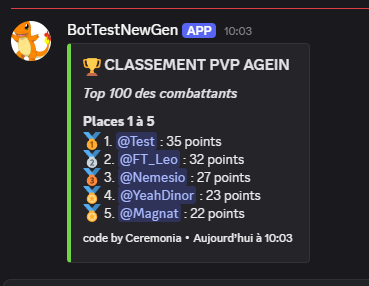
#> input picture LadderPost.png, 369 x 286 px
$ python name_recognition.py LadderPost.png
#> lines starting #> are read from the running program, lines starting #| are printed output that depends on the picture; after the words box and inside, x2 and y2 are one past the last pixel; in counts of white or black regions, pixels touching at a corner belong together
#!/usr/bin/env python3
"""
Name Recognition from Images
----------------------------
This script detects and extracts dates and times from images using OCR.
Optimized for detecting character names in Dofus game screenshots,
focusing on the game interface rather than combat logs.
"""

import cv2
import pytesseract
import os
import re
import argparse
from PIL import Image
import numpy as np

def preprocess_image(image):
    """
    Prétraite l'image pour améliorer la détection de texte
    """
    # Convertir en niveaux de gris
    gray = cv2.cvtColor(image, cv2.COLOR_BGR2GRAY)

    # Appliquer un flou gaussien pour réduire le bruit
    blur = cv2.GaussianBlur(gray, (3, 3), 0)

    # Améliorer le contraste avec CLAHE (Contrast Limited Adaptive Histogram Equalization)
    clahe = cv2.createCLAHE(clipLimit=2.0, tileGridSize=(8, 8))
    enhanced = clahe.apply(blur)

    # Binarisation adaptative pour gérer les variations d'éclairage
    thresh = cv2.adaptiveThreshold(enhanced, 255, cv2.ADAPTIVE_THRESH_GAUSSIAN_C,
                                  cv2.THRESH_BINARY_INV, 11, 2)

    # Opérations morphologiques pour nettoyer l'image
    kernel = np.ones((1, 1), np.uint8)
    opening = cv2.morphologyEx(thresh, cv2.MORPH_OPEN, kernel)

    # Dilater légèrement le texte pour améliorer la connectivité
    dilated = cv2.dilate(opening, kernel, iterations=1)

    return dilated

def crop_image_regions(image, show_regions=False):
    """
    Découpe l'image en régions d'intérêt pour ignorer le chat de combat
    et se concentrer sur les zones où les noms de personnages apparaissent

    Args:
        image: L'image à découper
        show_regions: Si True, affiche les régions découpées
    """
    height, width = image.shape[:2]

    print(f"Dimensions de l'image originale: {width}x{height}")

    # Définir les régions d'intérêt (ROI)
    # Ces valeurs sont approximatives et peuvent nécessiter des ajustements

    # ROI 1: Chat in-game (en bas à gauche) - Élargi pour capturer plus de contenu
    # Augmenter la hauteur et la largeur pour capturer plus de messages
    roi_chat = image[int(height*0.6):height, 0:int(width*0.4)]

    # ROI 2: Partie centrale (excluant le chat en bas à gauche)
    roi_center = image[0:int(height*0.7), int(width*0.2):int(width*0.7)]

    regions = [roi_chat, roi_center]

    # Vérifier si les régions contiennent des données
    for i, region in enumerate(regions):
        r_height, r_width = region.shape[:2]
        print(f"Région {i+1}: dimensions {r_width}x{r_height}")

        # Vérifier si la région est entièrement noire
        is_black = np.all(region == 0)
        if is_black:
            print(f"ATTENTION: La région {i+1} est entièrement noire!")

        # Vérifier les valeurs min/max pour voir s'il y a du contenu
        min_val = np.min(region)
        max_val = np.max(region)
        print(f"Région {i+1}: valeurs min={min_val}, max={max_val}")

    # Afficher les régions si demandé
    if show_regions:
        region_names = ["Chat in-game", "Partie centrale"]
        for i, region in enumerate(regions):
            # Redimensionner la région si elle est trop grande
            max_height = 600
            r_height, r_width = region.shape[:2]
            if r_height > max_height:
                scale = max_height / r_height
                region_display = cv2.resize(region, (int(r_width * scale), max_height))
            else:
                region_display = region.copy()

            # Convertir en RGB si nécessaire (pour s'assurer que l'affichage est correct)
            if len(region_display.shape) == 2:  # Image en niveaux de gris
                region_display = cv2.cvtColor(region_display, cv2.COLOR_GRAY2BGR)
            elif region_display.shape[2] == 4:  # Image avec canal alpha
                region_display = cv2.cvtColor(region_display, cv2.COLOR_BGRA2BGR)

            # Afficher la région
            cv2.imshow(f'Région {i+1}: {region_names[i]}', region_display)

            # Sauvegarder la région pour débogage
            debug_path = f"region_{i+1}_{region_names[i].replace(' ', '_')}.png"
            cv2.imwrite(debug_path, region)
            print(f"Région {i+1} sauvegardée dans {debug_path}")

        print("Appuyez sur une touche pour fermer chaque fenêtre d'image...")
        cv2.waitKey(0)
        cv2.destroyAllWindows()

    return regions

def extract_text_from_image(image_path, lang='fra+eng'):
    """
    Extrait le texte d'une image en se concentrant sur les régions d'intérêt
    """
    try:
        # Charger l'image
        image = cv2.imread(image_path)
        if image is None:
            print(f"Erreur: Impossible de charger l'image {image_path}")
            return ""

        # Découper l'image en régions d'intérêt
        regions = crop_image_regions(image)

        # Extraire le texte de chaque région
        all_text = ""
        for i, region in enumerate(regions):
            # Prétraitement de la région
            processed_region = preprocess_image(region)

            # Configuration de Tesseract pour améliorer la détection
            # Utiliser des guillemets simples pour éviter les problèmes d'échappement
            config = '--psm 6 --oem 3'

            # Utiliser Tesseract pour extraire le texte
            region_text = pytesseract.image_to_string(processed_region, lang=lang, config=config)

            # Ajouter le texte extrait avec un séparateur
            all_text += f"--- Région {i+1} ---\n{region_text}\n\n"

        return all_text
    except Exception as e:
        print(f"Erreur lors de l'extraction du texte: {e}")
        return ""

# [136 lines left out: functions clean_ocr_text, detect_dates_and_times, not called in this run]

def process_image(image_path, output_path=None, show_image=False):
    """
    Traite une image pour en extraire les dates et heures
    """
    # Charger l'image
    image = cv2.imread(image_path)
    if image is None:
        print(f"Erreur: Impossible de charger l'image {image_path}")
        return []

    # Découper l'image en régions d'intérêt
    regions = crop_image_regions(image, show_image)

    # Extraire le texte
    text = extract_text_from_image(image_path)

    # Afficher le texte brut extrait
    print("Texte extrait:")
    print("-" * 40)
    print(text)
    print("-" * 40)

    # Détecter les dates et heures
    dates = detect_dates_and_times(text)

    # Afficher les dates et heures détectées
    print("\nDates et heures détectées:")
    print("-" * 40)
    if dates:
        for date_info in dates:
            if 'date_str' in date_info:
                print(f"- Date complète: {date_info['date_str']}")
                print(f"  Jour: {date_info['day']}, Mois: {date_info['month']} ({date_info['month_dofus']}), Année: {date_info['year']}")
                print(f"  Heure: {date_info['hour']}:{date_info['minute']:02d}")
                print(f"  Texte original: {date_info['original_text']}")
            else:
                print(f"- Timestamp: {date_info['timestamp']}")
                if 'correction_note' in date_info:
                    print(f"  Note: {date_info['correction_note']}")
                print(f"  Texte original: {date_info['original_text']}")
            print()
    else:
        print("Aucune date ou heure détectée.")
    print("-" * 40)

    # Afficher l'image avec les zones de texte détectées si demandé
    if show_image:
        # Créer une copie de l'image pour le dessin
        vis_image = image.copy()

        # Dessiner les contours des régions
        height, width = image.shape[:2]
        colors = [(0, 255, 0), (0, 0, 255), (255, 0, 0)]  # Vert, Rouge, Bleu
        cv2.rectangle(vis_image, (0, int(height*0.6)), (int(width*0.4), height), colors[0], 2)  # ROI 1: Chat (élargi)
        cv2.rectangle(vis_image, (int(width*0.2), 0), (int(width*0.7), int(height*0.7)), colors[1], 2)  # ROI 2: Centre

        # Redimensionner l'image pour l'affichage si elle est trop grande
        max_height = 800
        if height > max_height:
            scale = max_height / height
            vis_image = cv2.resize(vis_image, (int(width * scale), max_height))

        # Afficher l'image
        cv2.imshow('Régions analysées (image complète)', vis_image)
        cv2.waitKey(0)
        cv2.destroyAllWindows()

    # Sauvegarder les résultats si un chemin de sortie est spécifié
    if output_path:
        with open(output_path, 'w', encoding='utf-8') as f:
            f.write("Texte extrait:\n")
            f.write("-" * 40 + "\n")
            f.write(text + "\n")
            f.write("-" * 40 + "\n\n")

            f.write("Dates et heures détectées:\n")
            f.write("-" * 40 + "\n")
            if dates:
                for date_info in dates:
                    if 'date_str' in date_info:
                        f.write(f"- Date complète: {date_info['date_str']}\n")
                        f.write(f"  Jour: {date_info['day']}, Mois: {date_info['month']} ({date_info['month_dofus']}), Année: {date_info['year']}\n")
                        f.write(f"  Heure: {date_info['hour']}:{date_info['minute']:02d}\n")
                        f.write(f"  Texte original: {date_info['original_text']}\n")
                    else:
                        f.write(f"- Timestamp: {date_info['timestamp']}\n")
                        if 'correction_note' in date_info:
                            f.write(f"  Note: {date_info['correction_note']}\n")
                        f.write(f"  Texte original: {date_info['original_text']}\n")
                    f.write("\n")
            else:
                f.write("Aucune date ou heure détectée.\n")
            f.write("-" * 40 + "\n")

        print(f"\nRésultats sauvegardés dans {output_path}")

    return dates

def main():
    # Configurer l'analyseur d'arguments
    parser = argparse.ArgumentParser(description='Détection de dates et heures dans des images de chat Dofus')
    parser.add_argument('image_path', help='Chemin vers l\'image à analyser')
    parser.add_argument('-o', '--output', help='Chemin pour sauvegarder les résultats')
    parser.add_argument('-s', '--show', action='store_true', help='Afficher l\'image avec les zones de texte détectées')
    parser.add_argument('-r', '--regions', action='store_true', help='Afficher les régions découpées individuellement')

    # Analyser les arguments
    args = parser.parse_args()

    # Traiter l'image
    image = cv2.imread(args.image_path)
#> image is the input picture: shape (286, 369, 3); mean B, G, R 51.7, 47.2, 47.3
    if image is None:
        print(f"Erreur: Impossible de charger l'image {args.image_path}")
        return

    # Afficher les régions découpées si demandé
    if args.regions:
        crop_image_regions(image, show_regions=True)

    # Traiter l'image
    process_image(args.image_path, args.output, args.show)
#| Dimensions de l'image originale: 369x286
#> in crop_image_regions, `roi_chat = image[int(height*0.6):height, 0:int(width*0.4)]`:
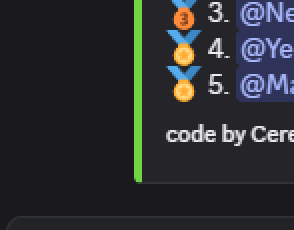
#> roi_chat: shape (115, 147, 3) (shown 2 times larger); mean B, G, R 49.9, 46.2, 43.9
#> in crop_image_regions, `roi_center = image[0:int(height*0.7), int(width*0.2):int(width*0.7)]`:
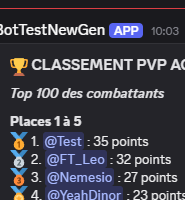
#> roi_center: shape (200, 185, 3); mean B, G, R 70, 60.5, 60.7
#> the loop in crop_image_regions, `for i, region in enumerate(regions):` made 2 passes
#> (r_height, r_width, is_black, min_val, max_val) on passes 1 to 2: (115, 147, False, 25, 255), (200, 185, False, 0, 255)
#| Région 1: dimensions 147x115
#| Région 1: valeurs min=25, max=255
#| Région 2: dimensions 185x200
#| Région 2: valeurs min=0, max=255
#> in process_image, `regions = crop_image_regions(image, show_image)`: regions = 2 items
#| Dimensions de l'image originale: 369x286
#> the loop in crop_image_regions (call 2), `for i, region in enumerate(regions):` made 2 passes
#| Région 1: dimensions 147x115
#| Région 1: valeurs min=25, max=255
#| Région 2: dimensions 185x200
#| Région 2: valeurs min=0, max=255
#> the loop in extract_text_from_image, `for i, region in enumerate(regions):` made 1 pass
#> (kernel in preprocess_image, config) on pass 1: ([1], '--psm 6 --oem 3')
#> pass 1, in preprocess_image, `gray = cv2.cvtColor(image, cv2.COLOR_BGR2GRAY)`:
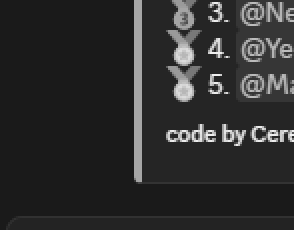
#> gray: shape (115, 147) (shown 2 times larger); min 26, max 239, mean 45.8
#> pass 1, in preprocess_image, `blur = cv2.GaussianBlur(gray, (3, 3), 0)`:
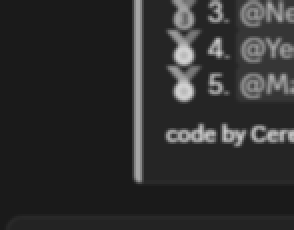
#> blur: shape (115, 147) (shown 2 times larger); min 26, max 210, mean 45.8
#> pass 1, in preprocess_image, `enhanced = clahe.apply(blur)`:
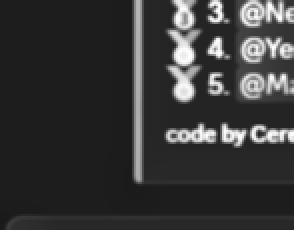
#> enhanced: shape (115, 147) (shown 2 times larger); min 26, max 255, mean 55.1
#> pass 1, in preprocess_image, `thresh = cv2.adaptiveThreshold(enhanced, 255, cv2.ADAPTIVE_THRESH_GAUS..`:
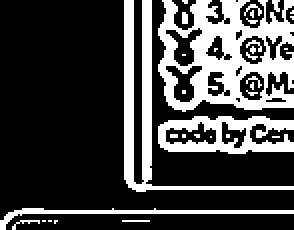
#> thresh: shape (115, 147) (shown 2 times larger); 26.7% white; 33 white regions (28 under 20 px), largest, box (x1, y1, x2, y2) and area: (79, 0, 147, 56) 2127, (62, 0, 147, 96) 1093, (79, 58, 147, 77) 743, (0, 104, 147, 115) 330, (6, 110, 20, 115) 20
#> after the loop in extract_text_from_image, `for i, region in enumerate(regions):`: all_text = ''
#> (the call stopped at in extract_text_from_image, `region_text = pytesseract.image_to_string(processed_region, lang=lang,..`: pytesseract is not available in this run)

if __name__ == "__main__":
    main()

$ run again, on addScorePost.png
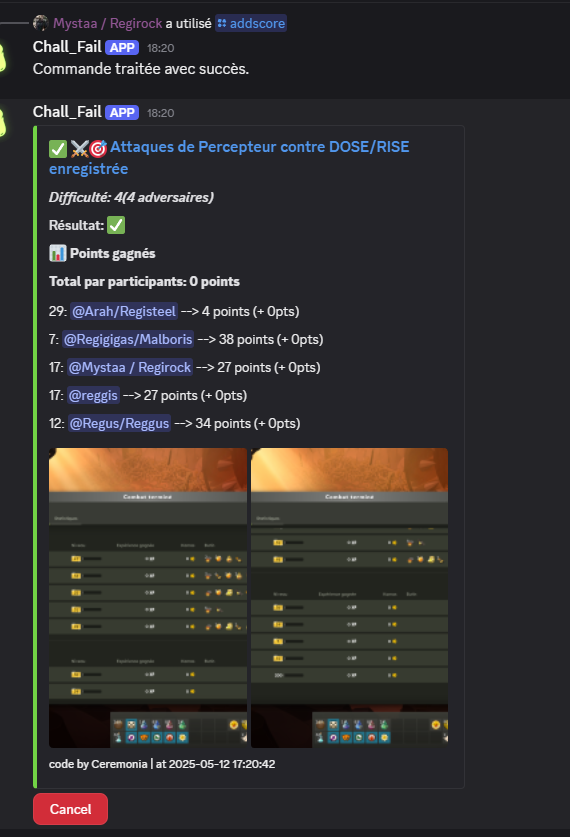
#> input picture addScorePost.png, 570 x 837 px
#> in main, image is the input picture: shape (837, 570, 3); mean B, G, R 47.3, 47.5, 49.5
#| Dimensions de l'image originale: 570x837
#> in crop_image_regions, `roi_center = image[0:int(height*0.7), int(width*0.2):int(width*0.7)]`:
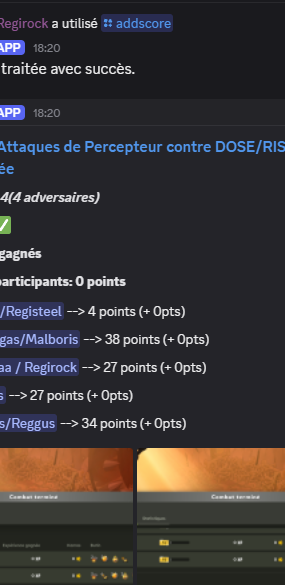
#> roi_center: shape (585, 285, 3); mean B, G, R 52.4, 51.8, 56
#> the loop in crop_image_regions, `for i, region in enumerate(regions):` made 2 passes
#> (r_height, r_width, is_black, min_val, max_val) on passes 1 to 2: (335, 228, False, 1, 255), (585, 285, False, 7, 255)
#> (printed output is left out)
#> in process_image, `regions = crop_image_regions(image, show_image)`: regions = 2 items
#| Dimensions de l'image originale: 570x837
#> the loop in crop_image_regions (call 2), `for i, region in enumerate(regions):` made 2 passes
#> (printed output is left out)
#> the loop in extract_text_from_image, `for i, region in enumerate(regions):` made 1 pass
#> (kernel in preprocess_image, config) on pass 1: ([1], '--psm 6 --oem 3')
#> pass 1, in preprocess_image, `thresh = cv2.adaptiveThreshold(enhanced, 255, cv2.ADAPTIVE_THRESH_GAUS..`:
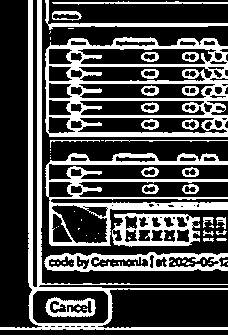
#> thresh: shape (335, 228); 29.8% white; 69 white regions (40 under 20 px), largest, box (x1, y1, x2, y2) and area: (45, 37, 228, 137) 6563, (0, 0, 228, 330) 4776, (45, 153, 228, 246) 4294
#> after the loop in extract_text_from_image, `for i, region in enumerate(regions):`: all_text = ''
